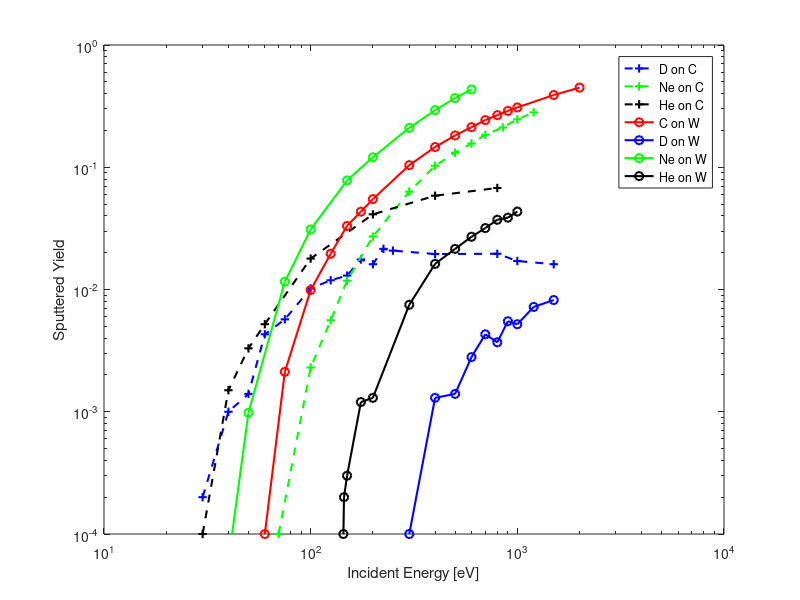

Write MATLAB code to recreate this figure. (Note: this script raises an error after producing the figure.)
xCC = [50
60
100
150
200
300
400
500
600
700
800
850
1000
1200
1300
1500
2500
3500
4500
5500];
yCC = [0.0001
0.0005
0.0042
0.0197
0.0334
0.0749
0.1062
0.1284
0.1429
0.1526
0.1702
0.1806
0.196
0.2143
0.2175
0.2346
0.274
0.2761
0.2842
0.2817];
zCC=[0.0298
0.0295
0.023
0.0215
0.0197
0.0177
0.0161
0.0123
0.0127
0.0121
0.0109
0.0098
0.0093
0.0088
0.0087
0.0075
0.0063
0.0046
0.0046
0.0036];
xDC= [30
40
50
60
75
100
125
150
175
200
225
250
400
800
1000
1500
];
yDC=[0.0002
0.001
0.0014
0.0043
0.0057
0.0102
0.0119
0.013
0.0176
0.0161
0.0215
0.0208
0.0195
0.0196
0.0171
0.0161
];
zDC=[0.3159
0.2998
0.2873
0.2781
0.2621
0.2413
0.2393
0.2278
0.2191
0.2146
0.1941
0.1964
0.1755
0.1313
0.1175
0.0962
];
xCW = [2000
1500
1000
900
800
700
600
500
400
300
200
175
150
125
100
75
60
];
yCW=[0.44789
0.38974
0.30856
0.289
0.26676
0.24307
0.21275
0.18201
0.14628
0.10397
0.05486
0.04334
0.03311
0.01962
0.0099
0.00212
0.0001];
zCW=[0.441
0.453
0.476
0.482
0.487
0.494
0.505
0.513
0.528
0.539
0.564
0.571
0.58
0.592
0.606
0.628
0.644];
xDW=[300
400
500
600
700
800
900
1000
1200
1500];
yDW=[0.0001
0.0013
0.0014
0.0028
0.0043
0.0037
0.0055
0.0052
0.0072
0.0082];
zDW=[0.6162
0.6005
0.5921
0.5823
0.5638
0.5584
0.5576
0.5479
0.5237
0.508];

xNeC=[70
100
125
150
200
300
400
500
600
700
850
1000
1200];
yNeC=[0.0001
0.0023
0.0056
0.0118
0.0271
0.0631
0.1028
0.1315
0.1563
0.1844
0.2115
0.2468
0.281];
zNeC=[0.0021
0.0016
0.0012
0.0016
0.0014
0.0014
0.0019
0.0014
0.0016
0.0014
0.0013
0.0012
0.0008];
xNeW=[600
500
400
300
200
150
100
75
50
40
];
yNeW=[0.4325
0.3678
0.293
0.21
0.1206
0.07801
0.03098
0.01159
0.00098
0.00006];
zNeW=[0.463
0.472
0.488
0.504
0.529
0.549
0.582
0.603
0.644
0.662];
xHeC=[30
40
50
60
100
200
400
800];
yHeC=[0.0001
0.0015
0.0033
0.0052
0.0179
0.0412
0.0585
0.0677];
zHeC=[0.2116
0.197
0.1946
0.1889
0.1689
0.1291
0.1071
0.0816];
xHeW = [
144
145
150
175
200
300
400
500
600
700
800
900
1000];
yHeW=[0.0001
0.0002
0.0003
0.0012
0.0013
0.0075
0.0162
0.0215
0.027
0.0318
0.0372
0.0387
0.0434];
zHeW=[0.6648
0.6598
0.6549
0.6456
0.6361
0.6215
0.611
0.6007
0.5838
0.5825
0.5755
0.5722
0.5768];

lw = 1.5;
figure
% loglog(xCC,yCC,'r+--','LineWidth',lw)
% hold on
loglog(xDC,yDC,'b+--','LineWidth',lw)
hold on
loglog(xNeC,yNeC,'g+--','LineWidth',lw)
hold on
loglog(xHeC,yHeC,'k+--','LineWidth',lw)
hold on
loglog(xCW,yCW,'ro-','LineWidth',lw)
hold on
loglog(xDW,yDW,'bo-','LineWidth',lw)
hold on
loglog(xNeW,yNeW,'go-','LineWidth',lw)
hold on
loglog(xHeW,yHeW,'ko-','LineWidth',lw)
xlim([10 10000])
ylim([1E-4 1])
legend('D on C','Ne on C','He on C','C on W','D on W','Ne on W','He on W')
xlabel('Incident Energy [eV]')
ylabel('Sputtered Yield')
fontsize(16,"points")
grid on
hold off

figure
semilogx(xCC,zCC,'r+--','LineWidth',lw)
hold on
semilogx(xDC,zDC,'b+--','LineWidth',lw)
hold on
semilogx(xNeC,zNeC,'g+--','LineWidth',lw)
hold on
semilogx(xHeC,zHeC,'k+--','LineWidth',lw)
hold on
semilogx(xCW,zCW,'ro-','LineWidth',lw)
hold on
semilogx(xDW,zDW,'bo-','LineWidth',lw)
hold on
semilogx(xNeW,zNeW,'go-','LineWidth',lw)
hold on
semilogx(xHeW,zHeW,'ko-','LineWidth',lw)
legend('C on C','D on C','Ne on C','He on C','C on W','D on W','Ne on W','He on W')
xlabel('Incident Energy [eV]')
ylabel('Reflection Ratio')
fontsize(16,"points")